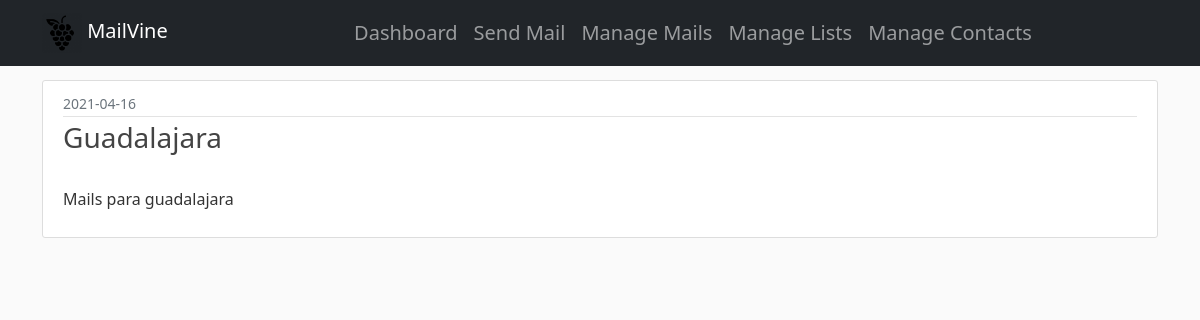
The app's page /list/1 with its own data.
### mailvine/models.py (models this page shows, shortened)
class List(db.Model):
    id = db.Column(db.Integer, primary_key=True)
    name = db.Column(db.String(60), nullable=False)
    description = db.Column(db.String(255), nullable=False)
    is_active = db.Column(db.Boolean, nullable=False, default=1)
    created_at = db.Column(db.DateTime, nullable=False, default=datetime.utcnow)
    updated_at = db.Column(db.DateTime, nullable=False, default=datetime.utcnow, onupdate=datetime.utcnow)
    user_id = db.Column(db.Integer, db.ForeignKey('user.id'), nullable=False)
    contacts = db.relationship('Contact', secondary=contacts, lazy='subquery',
                               backref=db.backref('lists', lazy=True))

### mailvine/routes.py (the view)
@app.route('/list/<int:list_id>')
def list(list_id):
    list = List.query.get_or_404(list_id)
    return render_template('list.html', list=list)

### mailvine/templates/list.html (shortened to what this page needs)
{% extends "dashboard_layout.html" %}
{% block body %}
<main class="container">
    <article class="media content-section">
        <div class="media-body">
            <div class="article-metadata">
                <small class="text-muted">{{ list.created_at.strftime('%Y-%m-%d') }}</small>
            </div>
            <h3 class="article-title">{{ list.name }}</h3>
            <br>
            <p class="article-content">{{ list.description }}</p>
        </div>
    </article>
</main>
{%endblock body%}

### mailvine/static/css/main.css (style rules this page uses)
body { background: #fafafa; color: #333333; margin-top: 5rem; }
h1, h2, h3, h4, h5, h6 { color: #444444; }
.content-section { background: #ffffff; padding: 10px 20px; border: 1px solid #dddddd; border-radius: 3px; margin-bottom: 20px; }
.article-title { color: #444444; }
.article-content { white-space: pre-line; }
.article-metadata { padding-bottom: 1px; margin-bottom: 4px; border-bottom: 1px solid #e3e3e3 }

### records on screen
List: created_at "2021-04-16", name "Guadalajara", description "Mails para guadalajara"
